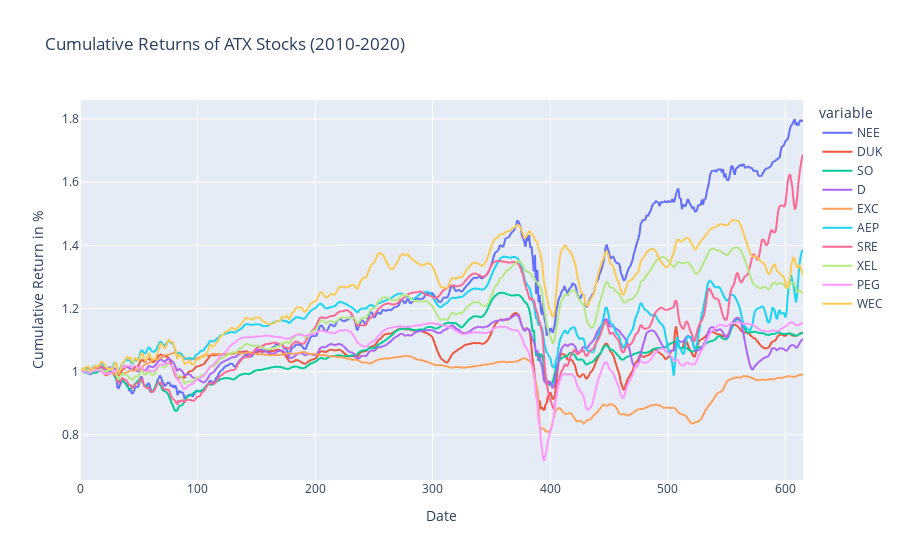

The code cell stored with this chart in its notebook:
### Code cell
dfNEE = pd.DataFrame(test_resultNEE,
                  columns = ['NEE'])
dfDUK = pd.DataFrame(test_resultDUK,
                  columns = ['DUK'])
dfSO = pd.DataFrame(test_resultSO,
                  columns = ['SO'])
dfD = pd.DataFrame(test_resultD,
                  columns = ['D'])
dfEXC = pd.DataFrame(test_resultEXC,
                  columns = ['EXC'])
dfAEP = pd.DataFrame(test_resultAEP,
                  columns = ['AEP'])
dfSRE = pd.DataFrame(test_resultSRE,
                  columns = ['SRE'])
dfXEL = pd.DataFrame(test_resultXEL,
                  columns = ['XEL'])
dfPEG = pd.DataFrame(test_resultPEG,
                  columns = ['PEG'])
dfWEC = pd.DataFrame(test_resultWEC,
                  columns = ['WEC'])
#---------------------------------------------------------------------------------------------#

TEST = pd.concat([dfNEE,dfDUK,dfSO,dfD,dfEXC,dfAEP,dfSRE,dfXEL,dfPEG,dfWEC], axis=1)
#---------------------------------------------------------------------------------------------#

NEE_daily_returns = TEST['NEE'].pct_change()
DUK_daily_returns = TEST['DUK'].pct_change()

SO_daily_returns = TEST['SO'].pct_change()
D_daily_returns = TEST['D'].pct_change()

EXC_daily_returns = TEST['EXC'].pct_change()
AEP_daily_returns = TEST['AEP'].pct_change()

SRE_daily_returns = TEST['SRE'].pct_change()
XEL_daily_returns = TEST['XEL'].pct_change()

PEG_daily_returns = TEST['PEG'].pct_change()
WEC_daily_returns = TEST['WEC'].pct_change()
#---------------------------------------------------------------------------------------------#
dfNEEreturn = NEE_daily_returns.to_frame()
dfDUKreturn = DUK_daily_returns.to_frame()

dfSOreturn = SO_daily_returns.to_frame()
dfDreturn = D_daily_returns.to_frame()

dfEXCreturn = EXC_daily_returns.to_frame()
dfAEPreturn = AEP_daily_returns.to_frame()

dfSREreturn = SRE_daily_returns.to_frame()
dfXELreturn = XEL_daily_returns.to_frame()

dfPEGreturn = PEG_daily_returns.to_frame()
dfWECreturn = WEC_daily_returns.to_frame()
#---------------------------------------------------------------------------------------------#
TESTDailyReturn = pd.concat([dfNEEreturn,
                             dfDUKreturn,
                             dfSOreturn,
                             dfDreturn,
                             dfEXCreturn,
                             dfAEPreturn,
                             dfSREreturn,
                             dfXELreturn,
                             dfPEGreturn,
                             dfWECreturn], axis=1)
#---------------------------------------------------------------------------------------------#


NEE_cum_returns = (NEE_daily_returns + 1).cumprod()
DUK_cum_returns = (DUK_daily_returns + 1).cumprod()

SO_cum_returns = (SO_daily_returns + 1).cumprod()
D_cum_returns = (D_daily_returns + 1).cumprod()

EXC_cum_returns = (EXC_daily_returns + 1).cumprod()
AEP_cum_returns = (AEP_daily_returns + 1).cumprod()

SRE_cum_returns = (SRE_daily_returns + 1).cumprod()
XEL_cum_returns = (XEL_daily_returns + 1).cumprod()

PEG_cum_returns = (PEG_daily_returns + 1).cumprod()
WEC_cum_returns = (WEC_daily_returns + 1).cumprod()
#---------------------------------------------------------------------------------------------#

dfNEECUM = NEE_cum_returns.to_frame()
dfDUKCUM = DUK_cum_returns.to_frame()

dfSOCUM = SO_cum_returns.to_frame()
dfDCUM = D_cum_returns.to_frame()

dfEXCCUM = EXC_cum_returns.to_frame()
dfAEPCUM = AEP_cum_returns.to_frame()

dfSRECUM = SRE_cum_returns.to_frame()
dfXELCUM = XEL_cum_returns.to_frame()

dfPEGCUM = PEG_cum_returns.to_frame()
dfWECCUM = WEC_cum_returns.to_frame()

#---------------------------------------------------------------------------------------------#
TESTCUM = pd.concat([dfNEECUM,dfDUKCUM,dfSOCUM,dfDCUM,dfEXCCUM,dfAEPCUM,dfSRECUM,dfXELCUM,dfPEGCUM,dfWECCUM], axis=1)
#---------------------------------------------------------------------------------------------#

atx_comps_returns = TESTDailyReturn
atx_comps_rets_cumprod = TESTCUM 

#---------------------------------------------------------------------------------------------#

fig = px.line(atx_comps_rets_cumprod, x=atx_comps_rets_cumprod.index, y=atx_comps_rets_cumprod.columns, title='Cumulative Returns of ATX Stocks (2010-2020)')
######
fig.update_xaxes(title_text='Date')
fig.update_yaxes(title_text='Cumulative Return in %')

fig.show()
#---------------------------------------------------------------------------------------------#


mu = expected_returns.ema_historical_return(atx_comps_returns, returns_data = True, span = 500)
Sigma = risk_models.exp_cov(atx_comps_returns, returns_data = True, span = 180)


ret_ef = np.arange(0, mu.max(), 0.01)
vol_ef = []
for i in np.arange(0, mu.max(), 0.01):
    ef_pred1 = EfficientFrontier(mu, Sigma)
    ef_pred1.efficient_return(i)
    vol_ef.append(ef_pred1.portfolio_performance()[1])

ef_pred1 = EfficientFrontier(mu, Sigma)
ef_pred1.min_volatility()
min_vol_ret = ef_pred1.portfolio_performance()[0]
min_vol_vol = ef_pred1.portfolio_performance()[1]

ef_pred1.max_sharpe(risk_free_rate=0.009)
max_sharpe_ret = ef_pred1.portfolio_performance()[0]
max_sharpe_vol = ef_pred1.portfolio_performance()[1]


portfolioREAL = pd.concat([closeNEE,
                   closeDUK,
                   closeSO,
                   closeD,
                   closeEXC,
                   closeAEP,
                   closeSRE,
                   closeXEL,
                   closePEG,
                   closeWEC,
                      ], axis=1)

### Figure 1 — Plotly figure (JSON) as saved in the notebook; plotly's stock layout.template omitted (floating-point values rounded to 4 significant figures; data arrays with more than 128 entries replaced by an {"elided": "..."} marker saying what was removed)
{"data": [{"hovertemplate": "variable=NEE<br>index=%{x}<br>value=%{y}<extra></extra>", "legendgroup": "NEE", "line": {"color": "#636efa", "dash": "solid"}, "mode": "lines", "name": "NEE", "showlegend": true, "type": "scattergl", "x": {"elided": "616 int values"}, "xaxis": "x", "y": {"elided": "616 float values"}, "yaxis": "y"}, {"hovertemplate": "variable=DUK<br>index=%{x}<br>value=%{y}<extra></extra>", "legendgroup": "DUK", "line": {"color": "#EF553B", "dash": "solid"}, "mode": "lines", "name": "DUK", "showlegend": true, "type": "scattergl", "x": {"elided": "616 int values"}, "xaxis": "x", "y": {"elided": "616 float values"}, "yaxis": "y"}, {"hovertemplate": "variable=SO<br>index=%{x}<br>value=%{y}<extra></extra>", "legendgroup": "SO", "line": {"color": "#00cc96", "dash": "solid"}, "mode": "lines", "name": "SO", "showlegend": true, "type": "scattergl", "x": {"elided": "616 int values"}, "xaxis": "x", "y": {"elided": "616 float values"}, "yaxis": "y"}, {"hovertemplate": "variable=D<br>index=%{x}<br>value=%{y}<extra></extra>", "legendgroup": "D", "line": {"color": "#ab63fa", "dash": "solid"}, "mode": "lines", "name": "D", "showlegend": true, "type": "scattergl", "x": {"elided": "616 int values"}, "xaxis": "x", "y": {"elided": "616 float values"}, "yaxis": "y"}, {"hovertemplate": "variable=EXC<br>index=%{x}<br>value=%{y}<extra></extra>", "legendgroup": "EXC", "line": {"color": "#FFA15A", "dash": "solid"}, "mode": "lines", "name": "EXC", "showlegend": true, "type": "scattergl", "x": {"elided": "616 int values"}, "xaxis": "x", "y": {"elided": "616 float values"}, "yaxis": "y"}, {"hovertemplate": "variable=AEP<br>index=%{x}<br>value=%{y}<extra></extra>", "legendgroup": "AEP", "line": {"color": "#19d3f3", "dash": "solid"}, "mode": "lines", "name": "AEP", "showlegend": true, "type": "scattergl", "x": {"elided": "616 int values"}, "xaxis": "x", "y": {"elided": "616 float values"}, "yaxis": "y"}, {"hovertemplate": "variable=SRE<br>index=%{x}<br>value=%{y}<extra></extra>", "legendgroup": "SRE", "line": {"color": "#FF6692", "dash": "solid"}, "mode": "lines", "name": "SRE", "showlegend": true, "type": "scattergl", "x": {"elided": "616 int values"}, "xaxis": "x", "y": {"elided": "616 float values"}, "yaxis": "y"}, {"hovertemplate": "variable=XEL<br>index=%{x}<br>value=%{y}<extra></extra>", "legendgroup": "XEL", "line": {"color": "#B6E880", "dash": "solid"}, "mode": "lines", "name": "XEL", "showlegend": true, "type": "scattergl", "x": {"elided": "616 int values"}, "xaxis": "x", "y": {"elided": "616 float values"}, "yaxis": "y"}, {"hovertemplate": "variable=PEG<br>index=%{x}<br>value=%{y}<extra></extra>", "legendgroup": "PEG", "line": {"color": "#FF97FF", "dash": "solid"}, "mode": "lines", "name": "PEG", "showlegend": true, "type": "scattergl", "x": {"elided": "616 int values"}, "xaxis": "x", "y": {"elided": "616 float values"}, "yaxis": "y"}, {"hovertemplate": "variable=WEC<br>index=%{x}<br>value=%{y}<extra></extra>", "legendgroup": "WEC", "line": {"color": "#FECB52", "dash": "solid"}, "mode": "lines", "name": "WEC", "showlegend": true, "type": "scattergl", "x": {"elided": "616 int values"}, "xaxis": "x", "y": {"elided": "616 float values"}, "yaxis": "y"}], "layout": {"legend": {"title": {"text": "variable"}, "tracegroupgap": 0}, "title": {"text": "Cumulative Returns of ATX Stocks (2010-2020)"}, "xaxis": {"anchor": "y", "domain": [0, 1], "title": {"text": "Date"}}, "yaxis": {"anchor": "x", "domain": [0, 1], "title": {"text": "Cumulative Return in %"}}}}
